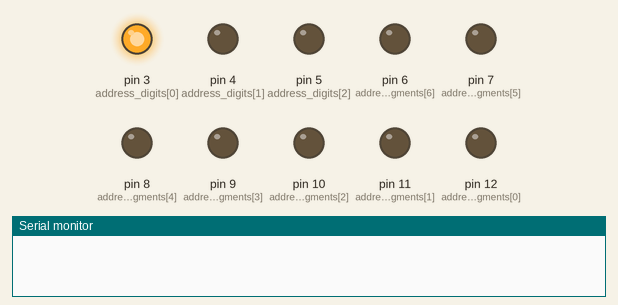
The sketch below on a simulated Arduino Uno, built with avr-gcc and run on an emulated ATmega328P. Shown: output pins drawn as LEDs (lit = HIGH), the last lines printed to the serial monitor. The local clock reads 2024-03-15 10:24:30 at power-on unless the sketch sets it; pins used as bus, display or sensor lines are not drawn.

Above: at 0.1 s.
At 1.1 s:
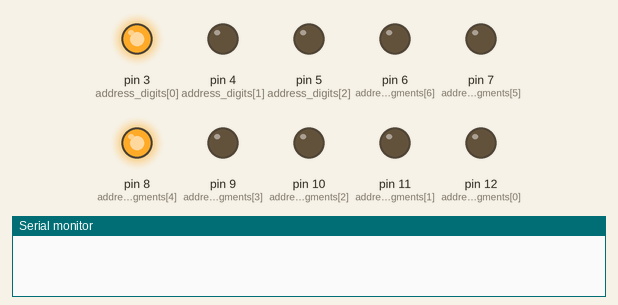
At 2.3 s:
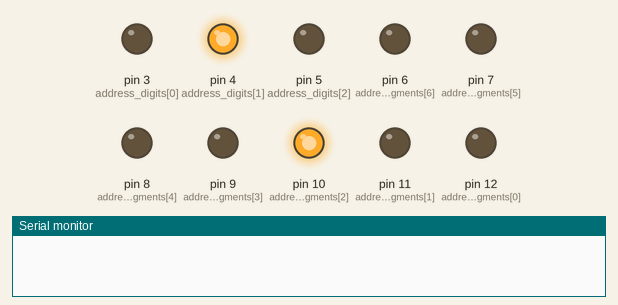
At 4.7 s:
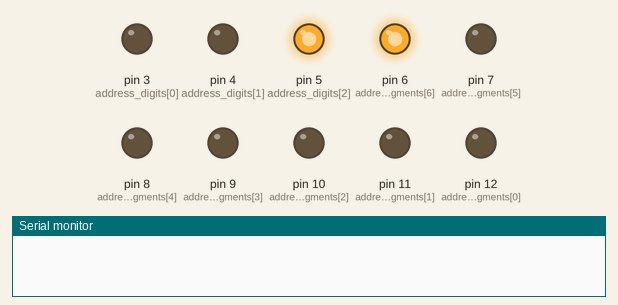
At 6.71 s:
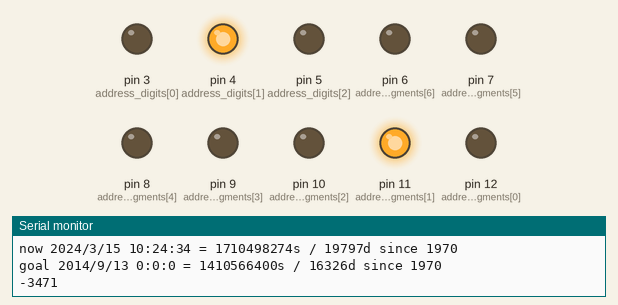
At 9.1 s:
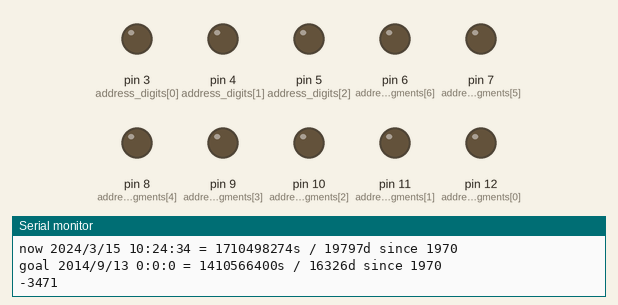
Timing chart, 0 to 10.6 s (numbered marks = the images above):
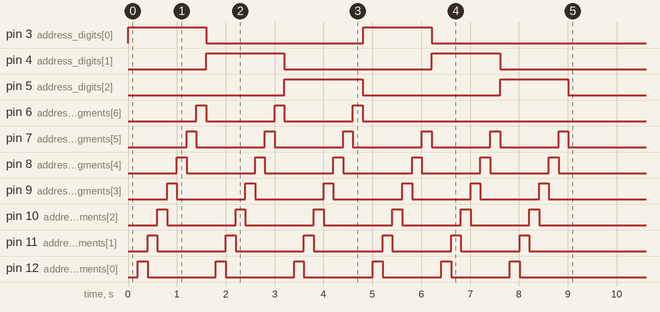

Measured:
- by itself, pin 3 (address_digits[0]): HIGH → LOW at 1.6 s, → HIGH 3.2 s later, → LOW 1.4 s later
- by itself, pin 4 (address_digits[1]): HIGH → LOW at 3.2 s, → HIGH 3.0 s later, → LOW 1.4 s later
- by itself, pin 5 (address_digits[2]): HIGH → LOW at 4.8 s, → HIGH 2.8 s later, → LOW 1.4 s later
- by itself, pin 7 (address_segments[5]), pin 8 (address_segments[4]), pin 9 (address_segments[3]), pin 10 (address_segments[2]), pin 11 (address_segments[1]), pin 12 (address_segments[0]): alternates HIGH for 0.20 s and LOW for 1.4 s, 11 changes in all, then stays LOW

The sketch:

countdown.ino
```cpp
#include <Wire.h>
#include <EEPROM.h>
#include "RTClib.h"
#include "DHT.h"

#define N_SEGMENTS 7
#define BASE_DIGITS 10
#define N_DIGITS 3
#define PULSE_MS 200
#define BETWEEN_DIGITS_MS 300
#define PERIOD_S 86400L // One day
//#define PERIOD_S 3600L  // One hour
//#define PERIOD_S 60L      // One minute
//#define PERIOD_S 10L      // ten seconds
#define N_PER_PERIOD 10
#define EEPROM_BASE_ADDRESS 0
#define DHTPIN 4
#define DHTTYPE DHT11

//DHT dht(DHTPIN, DHTTYPE);
RTC_DS1307 rtc;
DateTime goal( 2014, 9, 13, 0, 0, 0);
//DateTime goal( 2014, 1, 6, 0, 0, 0);
//DateTime goal( 2014, 1, 5, 19, 0, 0);

int previous_days_diff = -1;

boolean segments[BASE_DIGITS][N_SEGMENTS] =
{{true,true,true,true,true,true,false},
{false,true,true,false,false,false,false},
{true,true,false,true,true,false,true},
{true,true,true,true,false,false,true},
{false,true,true,false,false,true,true},
{true,false,true,true,false,true,true},
{true,false,true,true,true,true,true},
{true,true,true,false,false,false,false},
{true,true,true,true,true,true,true},
{true,true,true,true,false,true,true}};

//int address_segments[N_SEGMENTS] = {6,7,8,9,10,11,12};
int address_segments[N_SEGMENTS] = {12, 11, 10, 9, 8, 7, 6};
int reset_pin = 2;
int address_digits[N_DIGITS] = {3,4,5};

void showDate(const char* txt, const DateTime& dt) {
    Serial.print(txt);
    Serial.print(' ');
    Serial.print(dt.year(), DEC);
    Serial.print('/');
    Serial.print(dt.month(), DEC);
    Serial.print('/');
    Serial.print(dt.day(), DEC);
    Serial.print(' ');
    Serial.print(dt.hour(), DEC);
    Serial.print(':');
    Serial.print(dt.minute(), DEC);
    Serial.print(':');
    Serial.print(dt.second(), DEC);

    Serial.print(" = ");
    Serial.print(dt.unixtime());
    Serial.print("s / ");
    Serial.print(dt.unixtime() / 86400L);
    Serial.print("d since 1970");

    Serial.println();
}

void clear_segments(){
  digitalWrite(reset_pin, HIGH);
  delay(PULSE_MS);
  digitalWrite(reset_pin, LOW);
}

void set_segments( int value){
  for (int k=0; k<N_SEGMENTS; k++){
    if(segments[value][k]){
      digitalWrite(address_segments[k], HIGH);
      delay(PULSE_MS);
      digitalWrite(address_segments[k], LOW);
    }
  }
}

void set_digit(int k, int value){
  digitalWrite(address_digits[k], HIGH);
  clear_segments();
  set_segments(value);
  digitalWrite(address_digits[k], LOW);
}

void convert_to_digits(int n, int digits[N_DIGITS]){
  n = n % 1000;

  digits[2] = n/100;

  n = n - digits[2]*100;
  digits[1] = n/10;

  n = n - digits[1]*10;
  digits[0] = n;
}

void set_digits(int days_diff){
    int days_digits[N_DIGITS];
    convert_to_digits( days_diff, days_digits);
    for (int k=0; k< N_DIGITS; k++){
      //Serial.println(days_digits[k]);
      set_digit(k,days_digits[k]);
    }
}

void setup() {
  Serial.begin(57600);
  Wire.begin();
  rtc.begin();
  //dht.begin();

  if (! rtc.isrunning()) {
    Serial.println("RTC is NOT running!");
    // following line sets the RTC to the date & time this sketch was compiled
    //rtc.adjust(DateTime(__DATE__, __TIME__));
  }

  for (int k=0; k< N_SEGMENTS; k++){
    pinMode(address_segments[k], OUTPUT);
  }

  pinMode(reset_pin, OUTPUT);

  for (int k=0; k< N_DIGITS; k++){
    pinMode(address_digits[k], OUTPUT);
  }

  // test all segments with 8's
  set_digits(888);
}


void loop() {
/*
  float h = dht.readHumidity();
  float t = dht.readTemperature();

  // check if returns are valid, if they are NaN (not a number) then something went wrong!
  if (isnan(t) || isnan(h)) {
    Serial.println("Failed to read from DHT");
  } else {
    Serial.print("Humidity: ");
    Serial.print(h);
    Serial.print(" %\t");
    Serial.print("Temperature: ");
    Serial.print(t);
    Serial.println(" *C");
  }
  */

  //showDate("compiled", DateTime(__DATE__, __TIME__));

  DateTime now = rtc.now();
  showDate("now", now);
  showDate("goal", goal);

  int days_diff = goal.unixtime()/PERIOD_S - now.unixtime()/ PERIOD_S;
  Serial.println(days_diff);
  if (days_diff < 0 ){
    days_diff = 0;
  }

  if( days_diff < previous_days_diff || previous_days_diff == -1){
    previous_days_diff = days_diff;
    set_digits(days_diff);
  }

  delay(PERIOD_S / (N_PER_PERIOD *1.0) * 1000);
// delay(2000);
}
```
